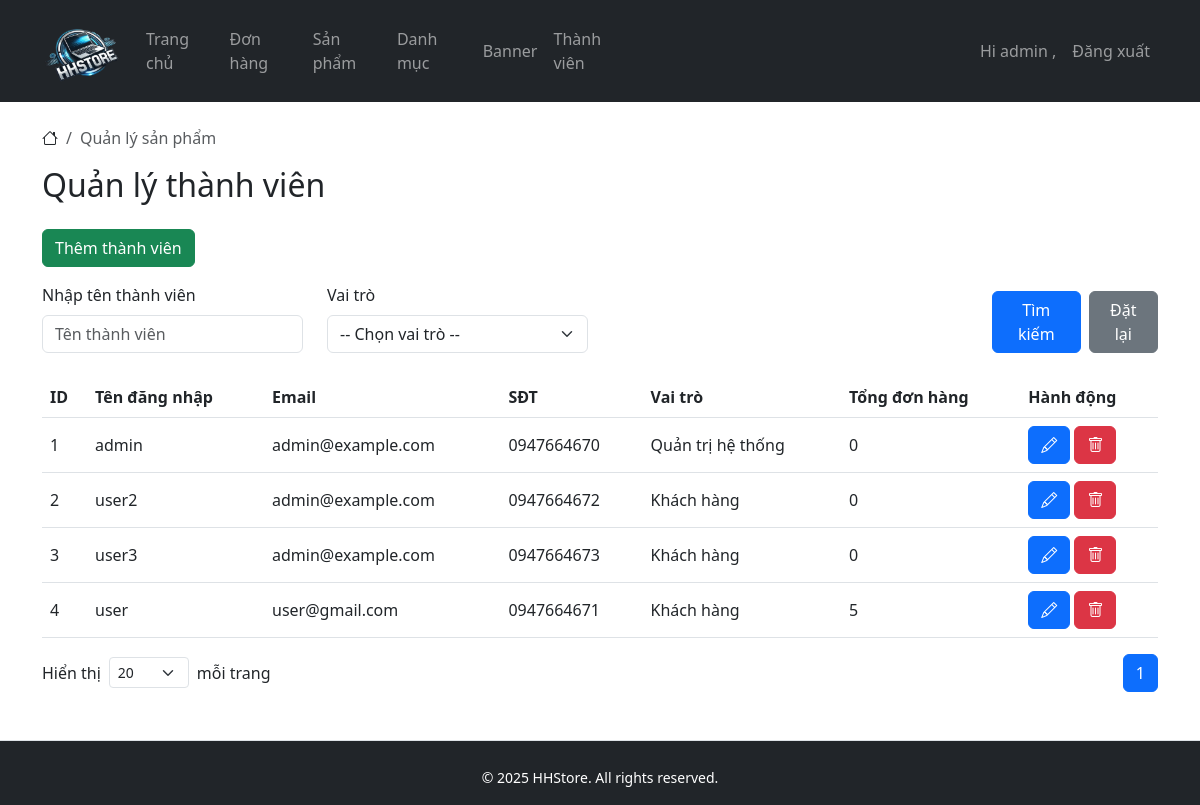
Before: /public/index.php?controller=user&action=search (signed in) with the older database file.
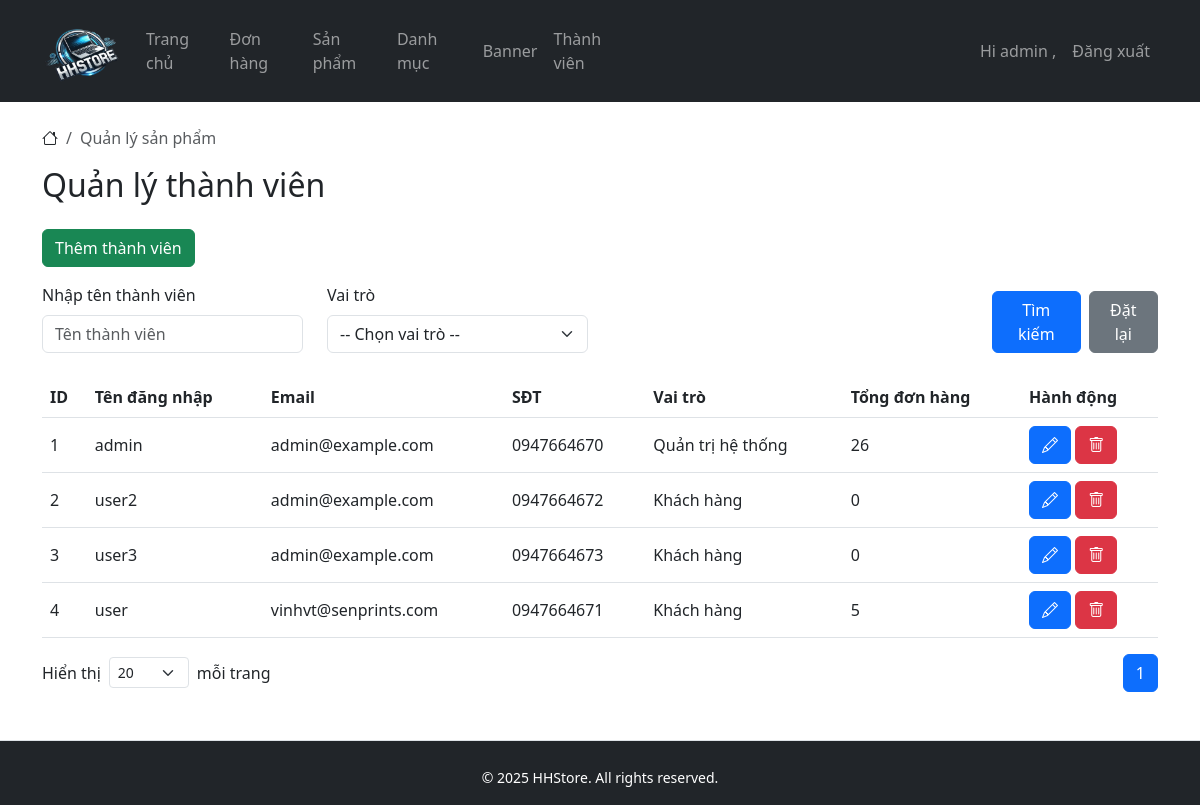
After: the same page with the newer database file.
### tables this page shows
CREATE TABLE `users` (
  `id` int(11) NOT NULL AUTO_INCREMENT,
  `username` varchar(50) DEFAULT NULL,
  `password` varchar(255) DEFAULT NULL,
  `email` varchar(100) DEFAULT NULL,
  `role` varchar(10) DEFAULT 'user',
  `phone` varchar(10) DEFAULT NULL,
  `address` varchar(255) DEFAULT NULL,
  PRIMARY KEY (`id`)
);

### core/Controller.php (called while the page is built, shortened)
<?php
class Controller
{
    public function model($model)
    {
        return new $model();
    }
    public function view($view, $data = [])
    {
        require_once "../app/views/layouts/main.php";
    }
}

### app/controllers/UserController.php (called while the page is built, shortened)
<?php
class UserController extends Controller
{
    public function search()
    {
        $userModel = $this->model('User');
        $page = $_GET['page'] ?? 1;
        $perPage = $_GET['perPage'] ?? 20;
        $users = $userModel->searchUser([
            'keyword' => $_GET['keyword'] ?? '',
            'role' => $_GET['role'] ?? ''
        ], $perPage, ($page - 1) * $perPage);
        $total = $userModel->countUser([
            'keyword' => $_GET['keyword'] ?? '',
            'role' => $_GET['role'] ?? ''
        ]);
        $this->view('admin/user/index', [
            'users' => $users,
            'current_page' => $page,
            'total' => $total,
            'total_pages' => ceil($total / $perPage),
        ]);
    }
}

### public/index.php (called while the page is built, shortened)
<?php
require_once '../core/Router.php';
require_once '../core/Controller.php';
require_once '../core/Model.php';
$url = isset($_GET['url']) ? $_GET['url'] : '';
$router = new Router();
$router->route($url);

### core/Model.php (called while the page is built, shortened)
<?php
class Model {
    public function __construct() {
        $pdo = new PDO("mysql:host=" . DB_HOST . ";dbname=" . DB_NAME, DB_USER, DB_PASS);
        $pdo->setAttribute(PDO::ATTR_ERRMODE, PDO::ERRMODE_EXCEPTION);
        $this->db = $pdo;
    }
}

### app/models/User.php (called while the page is built, shortened)
<?php
class User extends Model {
    private $table = "users";
    public function searchUser(array $params, int $limit = 20, int $offset = 0)
    {
        $query = "SELECT * FROM $this->table LEFT JOIN (SELECT COUNT(*) as total_orders, user_id FROM orders GROUP BY user_id) as t ON $this->table.id = t.user_id";
        $arrWhere = [];
        $bindings = [];
        $query .= " LIMIT $limit OFFSET $offset";
        $stmt = $this->db->prepare($query);
        $stmt->execute($bindings);
        return $stmt->fetchAll(PDO::FETCH_ASSOC);
    }
}

### app/views/admin/user/index.php (the view, shortened to what the changed rows need)
<h2 class="mb-4">Quản lý thành viên</h2>
<table class="table">
    <thead>
    <tr>
        <th>ID</th>
        <th>Tên đăng nhập</th>
        <th>Email</th>
        <th>SĐT</th>
        <th>Vai trò</th>
        <th>Tổng đơn hàng</th>
        <th>Hành động</th>
    </tr>
    </thead>
    <tbody>
    <?php foreach($data['users'] as $user): ?>
        <tr class="align-middle">
            <td><?= $user['id'] ?></td>
            <td><?= $user['username'] ?></td>
            <td><?= $user['email'] ?></td>
            <td><?= $user['phone'] ?></td>
            <td><?= $user['role'] === 'admin' ? 'Quản trị hệ thống' : 'Khách hàng' ?></td>
            <td><?= $user['total_orders'] ?? 0 ?></td>
            <td>
                <a href="?controller=user&action=edit&id=<?= $user['id'] ?>" class="btn btn-primary">
                    <i class="bi bi-pencil"></i>
                </a>
                <button class="btn btn-danger"
                        data-bs-toggle="modal"
                        data-bs-target="#deleteModal"
                        data-delete-url="?controller=user&action=delete"
                        data-product-id="<?= $user['id'] ?>">
                    <i class="bi bi-trash"></i>
                </button>
            </td>
        </tr>
    <?php endforeach; ?>
    </tbody>
</table>

Changed rows visible on the page:
computed for users "admin": total_orders "0" → "26"
changed users "user": email "user@gmail.com" → "vinhvt@senprints.com"
